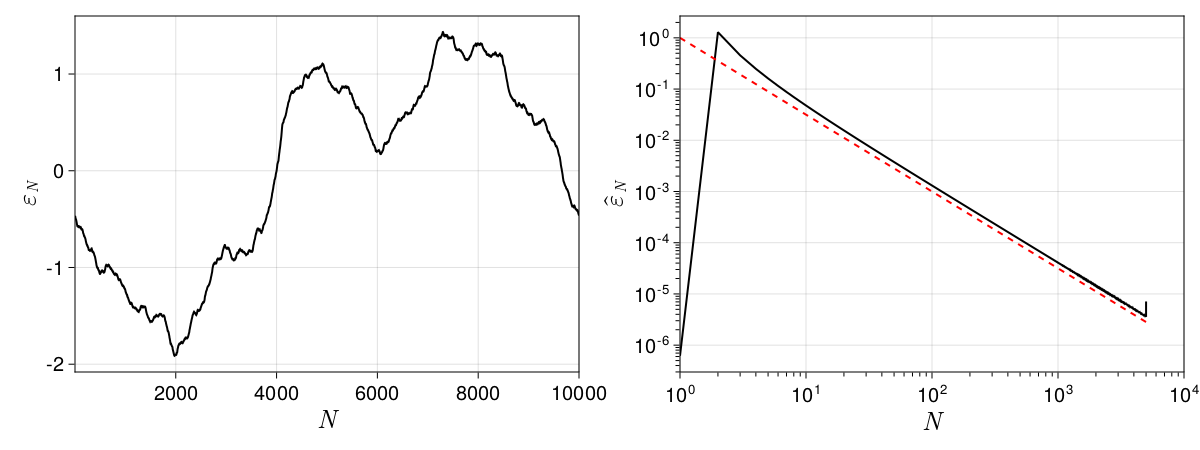

The Julia source for this figure:
using CairoMakie
using DelimitedFiles
using FFTW

data = readdlm("025_correlacao_longo_alcance.dat", Float64, skipblanks=true)

fig = Figure(resolution = (1200, 450), fonts = (; regular= "CMU Serif"), fontsize = 20)
ax1 = Axis(fig[1,2]; xlabel = L"N", ylabel = L"\hat{\epsilon}_N", xlabelsize = 26, 
    ylabelsize = 26, xscale = log10, xminorticksvisible = true, 
    xminorticks = IntervalsBetween(9),  yscale = log10, yminorticksvisible = 
    true, yminorticks = IntervalsBetween(9))

datafourier = rfft(data[:,2])
n = length(datafourier)
t = 1:n
datafourier = abs.(datafourier)/n
lines!(ax1, t, datafourier; color = :black, linewidth = 2)
lines!(ax1, t, t.^(-1.5); color = :red, linewidth = 2, linestyle = :dash)
xlims!(1, 10^4)
# create a function to plot the power law
# function powerlaw(x, a, b)
#     return a*x.^b
# end
# fit the power law
# fit = curve_fit(powerlaw, t, datafourier, [1, -1.5])
# plot the power law
# lines!(ax1, t, powerlaw(t, fit.param[1], fit.param[2]); color = :red, linewidth = 2, linestyle = :dash)


ax2 = Axis(fig[1,1]; xlabel = L"N", ylabel = L"\epsilon_N", xlabelsize = 26, ylabelsize = 26)
lines!(ax2, data[:,1], data[:,2]; color = :black, linewidth = 2)
xlims!(minimum(data[:,1]), maximum(data[:,1]))

save("025_correlacao_longo_alcance.png", fig)